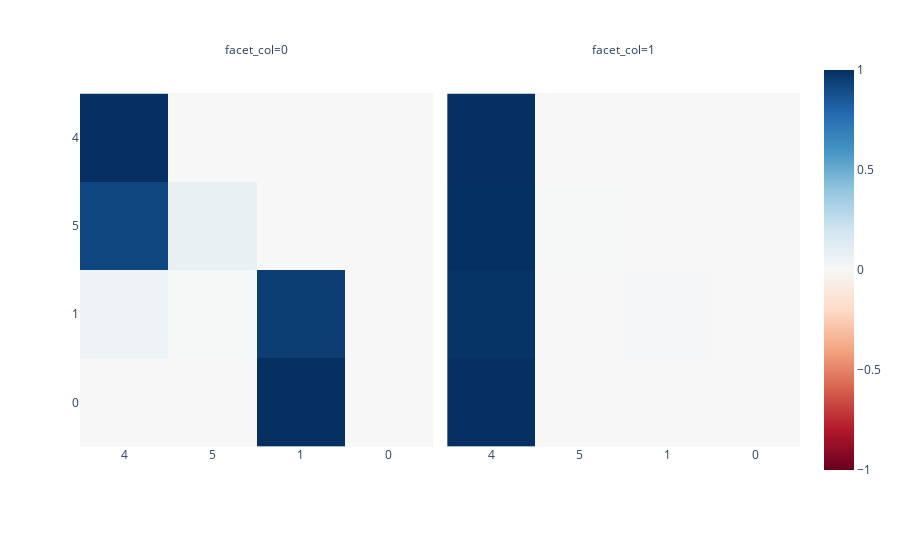

This figure's notebook cell:
### Code cell
imshow(pre_trained.activation_cache['hook_pattern'][0], facet_col = 0, x = [str(z.item()) for z in X[0]], y = [str(z.item()) for z in X[0]])

### Figure 1 — Plotly figure (JSON) as saved in the notebook; plotly's stock layout.template omitted (floating-point values rounded to 4 significant figures)
{"data": [{"coloraxis": "coloraxis", "hovertemplate": "x: %{x}<br>y: %{y}<br>color: %{z}<extra></extra>", "name": "0", "type": "heatmap", "x": ["4", "5", "1", "0"], "xaxis": "x", "y": ["4", "5", "1", "0"], "yaxis": "y", "z": [[1, 0, 0, 0], [0.9202, 0.07978, 0, 0], [0.04671, 0.004554, 0.9487, 0], [0.0007653, 3.118e-06, 0.9992, 7.341e-07]]}, {"coloraxis": "coloraxis", "hovertemplate": "x: %{x}<br>y: %{y}<br>color: %{z}<extra></extra>", "name": "1", "type": "heatmap", "x": ["4", "5", "1", "0"], "xaxis": "x2", "y": ["4", "5", "1", "0"], "yaxis": "y2", "z": [[1, 0, 0, 0], [0.9973, 0.002729, 0, 0], [0.9836, 0.002395, 0.01397, 0], [0.9998, 5.484e-06, 0.0001806, 2.853e-06]]}], "layout": {"annotations": [{"font": {}, "showarrow": false, "text": "facet_col=0", "x": 0.245, "xanchor": "center", "xref": "paper", "y": 1, "yanchor": "bottom", "yref": "paper"}, {"font": {}, "showarrow": false, "text": "facet_col=1", "x": 0.755, "xanchor": "center", "xref": "paper", "y": 1, "yanchor": "bottom", "yref": "paper"}], "coloraxis": {"cmid": 0, "colorscale": [[0, "rgb(103,0,31)"], [0.1, "rgb(178,24,43)"], [0.2, "rgb(214,96,77)"], [0.3, "rgb(244,165,130)"], [0.4, "rgb(253,219,199)"], [0.5, "rgb(247,247,247)"], [0.6, "rgb(209,229,240)"], [0.7, "rgb(146,197,222)"], [0.8, "rgb(67,147,195)"], [0.9, "rgb(33,102,172)"], [1, "rgb(5,48,97)"]]}, "margin": {"t": 60}, "xaxis": {"anchor": "y", "constrain": "domain", "domain": [0, 0.49], "scaleanchor": "y"}, "xaxis2": {"anchor": "y2", "domain": [0.51, 1], "matches": "x"}, "yaxis": {"anchor": "x", "autorange": "reversed", "constrain": "domain", "domain": [0, 1]}, "yaxis2": {"anchor": "x2", "domain": [0, 1], "matches": "y", "showticklabels": false}}}
